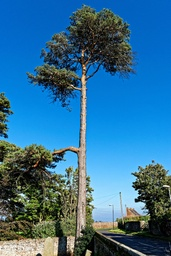
#> input picture examples/tree/tree.jpg, 171 x 256 px, shrunk from 853 x 1280 before the run
$ python main.py   (older library calls are emulated)
#> lines starting #> are read from the running program, lines starting #| are printed output that depends on the picture
### utils.py
import numpy as np
from scipy.signal import convolve2d

def h_gradient(img):
    kernel = np.array([
        [-1, 0, 1],
        [-2, 0, 2],
        [-1, 0, 1]
    ])
    return convolve2d(img, kernel, mode='same')  # pad to same size

def v_gradient(img):
    kernel = np.array([
        [-1, -2, -1],
        [0, 0, 0],
        [1, 2, 1]
    ])
    return convolve2d(img, kernel, mode='same')  # pad to same size

def compute_energy(img, mode='L1'):
    if mode == 'L1':
        return np.abs(h_gradient(img)) + np.abs(v_gradient(img))
    elif mode == 'HoG':
        pass

def rgb2gray(img):
    r, g, b = img[:, :, 0], img[:, :, 1], img[:, :, 2]
    return (0.2989 * r + 0.5870 * g + 0.1140 * b).astype(np.uint8)

def seam_carve(color_img):

    I = rgb2gray(color_img)  # convert color image to grayscale (h * w)

    h, w = I.shape

    E = compute_energy(I)  # compute pixel energy (h * w)
    M = np.copy(E)  # compute cumulative energy (vertical) (h * w)
    B = np.zeros_like(M)  # backtrack path

    # Start DP

    for i in range(1, h):  # base case is M(0, j)
        for j in range(w):
            p1 = M[i-1, j-1] if j > 0 else np.inf
            p2 = M[i-1, j]
            p3 = M[i-1, j+1] if j+1 < w else np.inf

            e = {p1 : -1, p2: 0, p3: 1}
            p = min(e.keys())

            M[i, j] += p  # add pixel energy from previous row
            B[i, j] = e[p]

    end_idx = np.argmin(M[-1, :])  # minimum index of last row. Backtrack from (h-1, end_idx)

    j = end_idx
    for i in range(h - 1, -1, -1):
        color_img[i, j:-1, :] = color_img[i, j+1:, :]  # remove pixel at (i, j)
        #color_img[i, j, :] = 255
        j += B[i, j]

    return color_img[:, :-1, :]

### main.py
import os
import numpy as np
from PIL import Image
import utils

exp = 'examples/tree'
imfile = 'tree.jpg'
vertical = True

# Downscale image (just for faster demo)
scale = 0.5
pil_img = Image.open(os.path.join(exp, imfile))  # read in image
#> pil_img is the input picture: PIL image 171x256 RGB; mean R, G, B 50.6, 111.5, 149.1
pil_img.thumbnail((pil_img.size[0] * scale, pil_img.size[1] * scale), Image.ANTIALIAS)
#> pil_img: PIL image 85x127 RGB

# Cast to numpy
color_img = np.array(pil_img)  # cast to numpy array (h * w * c)

if vertical:
    color_img = np.transpose(color_img, (1, 0, 2))

carved = [pil_img]

print("Before, ", color_img.shape)
#| Before,  (85, 127, 3)

save_img = color_img
if vertical:
    save_img = np.transpose(color_img, (1, 0, 2))
Image.fromarray(save_img).save(os.path.join(exp, 'before.jpg'))

for i in range(100):
    print("Seam carving {} ...".format(i))
    color_img = utils.seam_carve(color_img)
    pad = np.ones((color_img.shape[0], i + 1, 3)) * 255
    save_img = np.concatenate((color_img, pad.astype(np.uint8)), axis=1)

    if vertical:
        save_img = np.transpose(save_img, (1, 0, 2))

    carved.append(Image.fromarray(save_img))
#> this loop made 100 passes
#> end_idx in seam_carve on passes 1 to 12: 4, 5, 3, 3, 3, 3, 26, 37, 22, 33, 2, 12
#> pass 1, in rgb2gray, `r, g, b = img[:, :, 0], img[:, :, 1], img[:, :, 2]`:
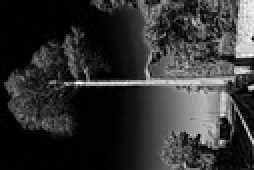
#> r: shape (85, 127) (shown 2 times larger); min 0, max 254, mean 50.6
#> pass 1, in rgb2gray, `r, g, b = img[:, :, 0], img[:, :, 1], img[:, :, 2]`:
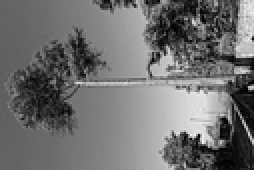
#> g: shape (85, 127) (shown 2 times larger); min 0, max 245, mean 111.5
#> pass 1, in rgb2gray, `r, g, b = img[:, :, 0], img[:, :, 1], img[:, :, 2]`:
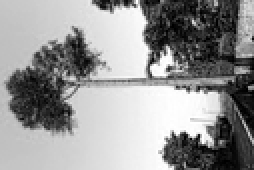
#> b: shape (85, 127) (shown 2 times larger); min 0, max 255, mean 149.1
#> pass 1, in seam_carve, `I = rgb2gray(color_img)`:
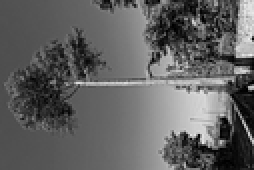
#> I: shape (85, 127) (shown 2 times larger); min 0, max 237, mean 97.1
#> after the loop:
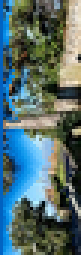
#> color_img: shape (85, 27, 3) (shown 3 times larger); mean R, G, B 83.9, 109, 110.4
#> after the loop:
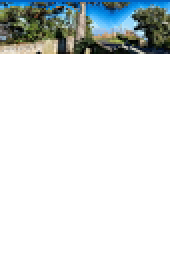
#> save_img: shape (127, 85, 3) (shown 2 times larger); mean R, G, B 218.6, 224, 224.3
#> after the loop, carved = 101 items

print("After, ", color_img.shape)
#| After,  (85, 27, 3)

save_img = color_img
if vertical:
    save_img = np.transpose(color_img, (1, 0, 2))
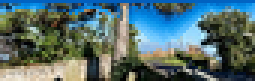
#> save_img: shape (27, 85, 3) (shown 3 times larger); mean R, G, B 83.9, 109, 110.4
Image.fromarray(save_img).save(os.path.join(exp, 'after.jpg'))

carved[0].save(os.path.join(exp, 'demo.gif'),
    format='GIF', append_images=carved[1:], save_all=True, duration=100, loop=0)
